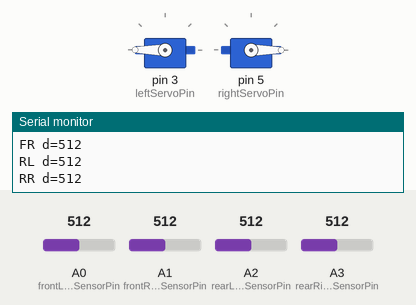
This sketch was run on a simulated Arduino Uno, built with avr-gcc and run on an emulated ATmega328P. On the bench: 2 × servo, the last lines printed to the serial monitor. The test bench sets the inputs (shaded band); at power-on: A0 (frontLeftDistanceSensorPin) = 512, A1 (frontRightDistanceSensorPin) = 512, A2 (rearLeftDistanceSensorPin) = 512, A3 (rearRightDistanceSensorPin) = 512.

Above: at 1.3 s.
1.4 s: A0 (frontLeftDistanceSensorPin) set to 106
2.9 s: A0 (frontLeftDistanceSensorPin) set to 89
At 4.0 s:
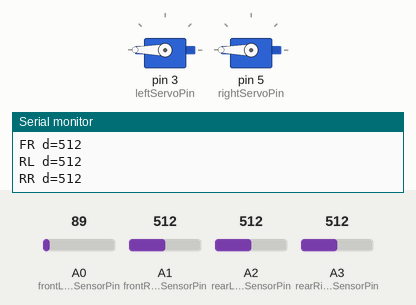
4.5 s: A1 (frontRightDistanceSensorPin) set to 105
6.7 s: A1 (frontRightDistanceSensorPin) set to 88
At 9.1 s:
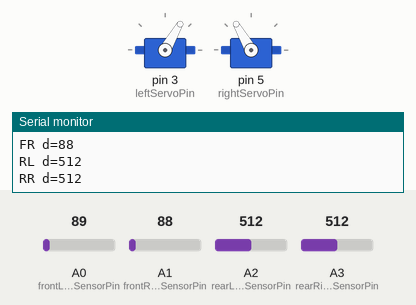
9.5 s: A0 (frontLeftDistanceSensorPin) set to 110
At 10.4 s:
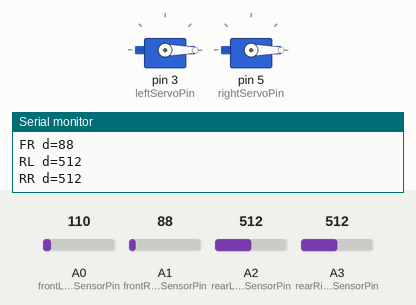
11.0 s: A0 (frontLeftDistanceSensorPin) set to 90
At 12.4 s:
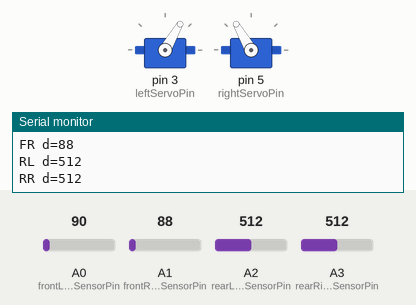
Timing chart, 0 to 14.0 s (numbered marks = the images above; inputs shaded):
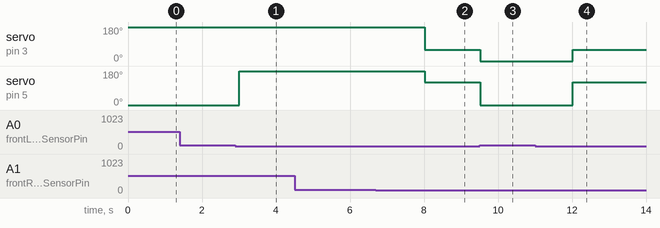

Measured:
- the behaviour switches between 100 and 99 on A0 (frontLeftDistanceSensorPin) (found by bisection; images 0 and 1)
- the behaviour switches between 100 and 99 on A1 (frontRightDistanceSensorPin) (found by bisection; images 1 and 2)
- after the input at 2.9 s, servo on pin 5 (rightServoPin): 0° → 180° after 0.11 s
- after the input at 6.7 s, servo on pin 3 (leftServoPin): 180° → 60° after 1.3 s; servo on pin 5 (rightServoPin): 180° → 120° after 1.3 s
- after the input at 9.5 s, servo on pin 3 (leftServoPin): 60° → 0° at once; servo on pin 5 (rightServoPin): 120° → 0° at once
- after the input at 11.0 s, servo on pin 3 (leftServoPin): 0° → 60° after 1.0 s; servo on pin 5 (rightServoPin): 0° → 120° after 1.0 s

The sketch:

servo_car.ino
```cpp
#include <Servo.h>
#define MAX_SERVO_VALUE 180
#define MIN_SERVO_VALUE 0
#define STOP_SERVO_VALUE 90
#define DISTANCE_THRESHOLD 100
#define TRUE 1
#define FALSE 0

typedef int BOOL;

Servo leftServo, rightServo;

// pins
int leftServoPin = 3;
int rightServoPin = 5;
int frontLeftDistanceSensorPin = A0;
int frontRightDistanceSensorPin = A1;
int rearLeftDistanceSensorPin = A2;
int rearRightDistanceSensorPin = A3;

int sleepDuration = 500;
int turnDuration = 2000;
// int frontLeftDistance = 9999;
// int frontRightDistance = 9999;
// int rearLeftDistance = 9999;
// int rearRightDistance = 9999;

enum SpeedLevel {
  Stop,
  Low,
  Middle,
  High
};

// Wheel Controls

void leftWheelForward(SpeedLevel speed) {
  switch (speed) {
    case SpeedLevel::Stop:
      leftServo.write(STOP_SERVO_VALUE);
      break;
    case SpeedLevel::Low:
      leftServo.write(120);
      break;
    case SpeedLevel::Middle:
      leftServo.write(150);
      break;
    case SpeedLevel::High:
      leftServo.write(180);
      break;
    default:
      leftServo.write(STOP_SERVO_VALUE);
      break;
  }
}

void rightWheelForward(SpeedLevel speed) {
  switch (speed) {
    case SpeedLevel::Stop:
      rightServo.write(STOP_SERVO_VALUE);
      break;
    case SpeedLevel::Low:
      rightServo.write(60);
      break;
    case SpeedLevel::Middle:
      rightServo.write(30);
      break;
    case SpeedLevel::High:
      rightServo.write(0);
      break;
    default:
      rightServo.write(STOP_SERVO_VALUE);
      break;
  }
}

void leftWheelBackward(SpeedLevel speed) {
  switch (speed) {
    case SpeedLevel::Stop:
      leftServo.write(STOP_SERVO_VALUE);
      break;
    case SpeedLevel::Low:
      leftServo.write(60);
      break;
    case SpeedLevel::Middle:
      leftServo.write(30);
      break;
    case SpeedLevel::High:
      leftServo.write(0);
      break;
    default:
      leftServo.write(STOP_SERVO_VALUE);
      break;
  }
}

void rightWheelBackward(SpeedLevel speed) {
  switch (speed) {
    case SpeedLevel::Stop:
      rightServo.write(STOP_SERVO_VALUE);
      break;
    case SpeedLevel::Low:
      rightServo.write(120);
      break;
    case SpeedLevel::Middle:
      rightServo.write(150);
      break;
    case SpeedLevel::High:
      rightServo.write(180);
      break;
    default:
      rightServo.write(STOP_SERVO_VALUE);
      break;
  }
}

void leftWheelStop() {
  leftWheelForward(SpeedLevel::Stop);
}

void rightWheelStop() {
  rightWheelForward(SpeedLevel::Stop);
}

// Car Operations

void goForward(SpeedLevel speed) {
  leftWheelForward(speed);
  rightWheelForward(speed);
}

void goBackward(SpeedLevel speed) {
  leftWheelBackward(speed);
  rightWheelBackward(speed);
}

void turnLeft(SpeedLevel speed) {
  leftWheelBackward(speed);
  rightWheelForward(speed);
  delay(turnDuration);
}

void turnRight(SpeedLevel speed) {
  leftWheelForward(speed);
  rightWheelBackward(speed);
  delay(turnDuration);
}

// Read Distance Sensor Values

BOOL isObstacleInFrontLeft() {
  int distance = analogRead(frontLeftDistanceSensorPin);
  SerialWriteDistance("FL d=", distance);
  if (distance < DISTANCE_THRESHOLD) return TRUE;
  else return FALSE;
}

BOOL isObstableInFrontRight() {
  int distance = analogRead(frontRightDistanceSensorPin);
  SerialWriteDistance("FR d=", distance);
  if (distance < DISTANCE_THRESHOLD) return TRUE;
  else return FALSE;
}

BOOL isObstableInRearLeft() {
  int distance = analogRead(rearLeftDistanceSensorPin);
  SerialWriteDistance("RL d=", distance);
  if (distance < DISTANCE_THRESHOLD) return TRUE;
  else return FALSE;
}

BOOL isObstableInRearRight() {
  int distance = analogRead(rearRightDistanceSensorPin);
  SerialWriteDistance("RR d=", distance);
  if (distance < DISTANCE_THRESHOLD) return TRUE;
  else return FALSE;
}

// Debugging

void SerialWriteDistance(String preString, int distance) {
  Serial.print(preString);
  Serial.print(distance);
  Serial.println();
}

// Entrypoint

void setup() {
  Serial.begin(9600);

  leftServo.attach(leftServoPin);
  rightServo.attach(rightServoPin);

  leftServo.write(STOP_SERVO_VALUE);
  rightServo.write(STOP_SERVO_VALUE);
}

void loop() {
  // check distances
  Serial.println("---");
  BOOL obstacleFL = isObstacleInFrontLeft();
  BOOL obstacleFR = isObstableInFrontRight();
  BOOL obstacleRL = isObstableInRearLeft();
  BOOL obstacleRR = isObstableInRearRight();

  // if near by something obstacle,
  if (obstacleFL == TRUE && obstacleFR == TRUE) {
    goBackward(SpeedLevel::Low);
  } else if (obstacleRL == TRUE) {
    turnRight(SpeedLevel::High);
  } else if (obstacleRR == TRUE) {
    turnLeft(SpeedLevel::High);
  } else if (obstacleFL == TRUE) {
    turnRight(SpeedLevel::High);
  } else if (obstacleFR == TRUE) {
    turnLeft(SpeedLevel::High);
  } else {
    goForward(SpeedLevel::High);
  }

  // Serial.println(distance);
  delay(sleepDuration);
}
```
